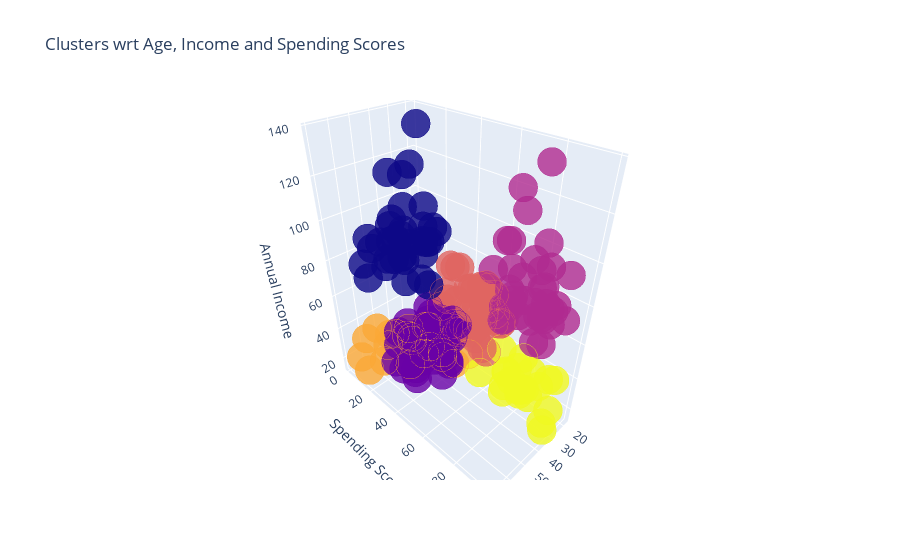

Here is the notebook cell this chart was saved with:
### Code cell
import plotly as py
import plotly.graph_objs as go

trace1 = go.Scatter3d(
    x= df['Age'],
    y= df['Spending Score (1-100)'],
    z= df['Annual Income (k$)'],
    mode='markers',
     marker=dict(
        color = df['cluster'], 
        size= 10,
        line=dict(
            color= df['cluster'],
            width= 12
        ),
        opacity=0.8
     )
)
data = [trace1]
layout = go.Layout(
    title= 'Clusters wrt Age, Income and Spending Scores',
    scene = dict(
            xaxis = dict(title  = 'Age'),
            yaxis = dict(title  = 'Spending Score'),
            zaxis = dict(title  = 'Annual Income')
        )
)
fig = go.Figure(data=data, layout=layout)
py.offline.iplot(fig)

### Figure 1 — Plotly figure (JSON) as saved in the notebook; plotly's stock layout.template omitted (floating-point values rounded to 4 significant figures; data arrays with more than 128 entries replaced by an {"elided": "..."} marker saying what was removed)
{"data": [{"marker": {"color": {"elided": "200 int values"}, "line": {"color": {"elided": "200 int values"}, "width": 12}, "opacity": 0.8, "size": 10}, "mode": "markers", "type": "scatter3d", "x": {"elided": "200 int values"}, "y": {"elided": "200 int values"}, "z": {"elided": "200 int values"}}], "layout": {"autosize": true, "scene": {"aspectmode": "auto", "aspectratio": {"x": 0.6093, "y": 1.148, "z": 1.429}, "xaxis": {"title": {"text": "Age"}, "type": "linear"}, "yaxis": {"title": {"text": "Spending Score"}, "type": "linear"}, "zaxis": {"title": {"text": "Annual Income"}, "type": "linear"}}, "title": {"text": "Clusters wrt Age, Income and Spending Scores"}}}
